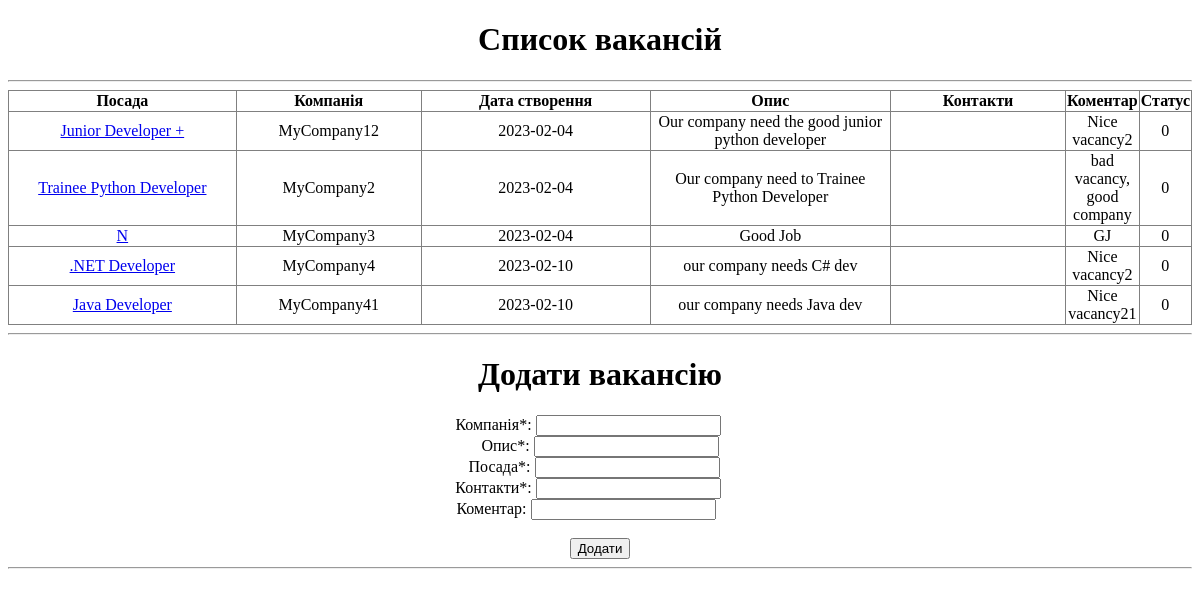
The app's page /vacancy/, older data.
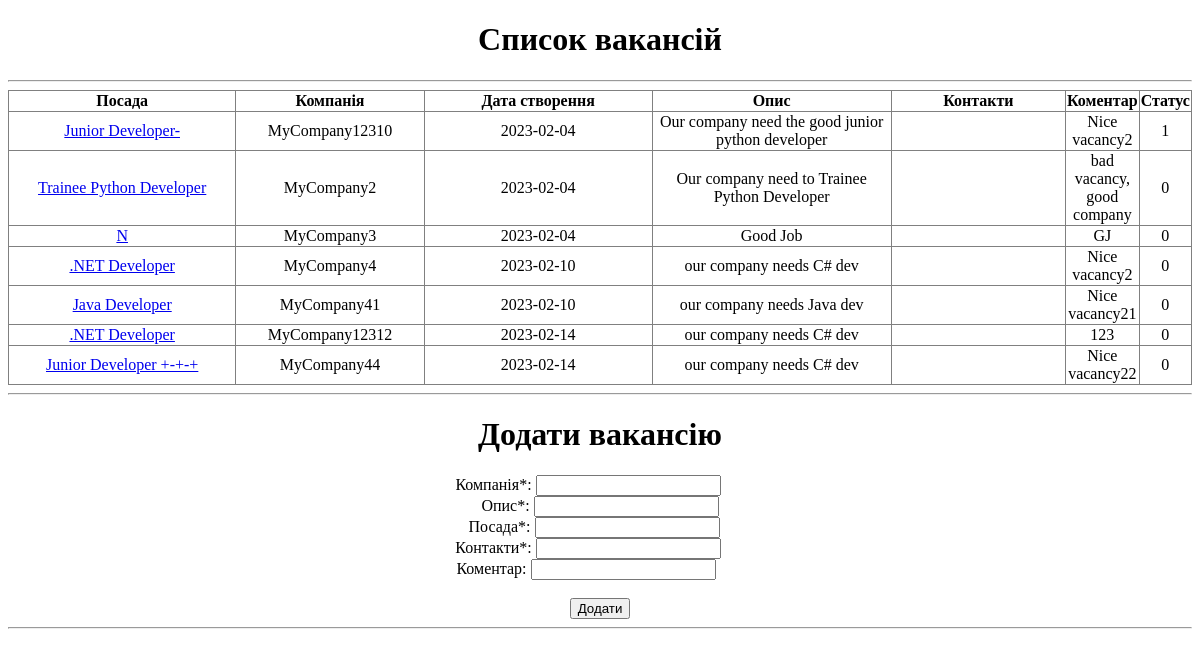
The same page, newer data.
### models.py (models this page shows, shortened)
class Vacancy(Base):
    __tablename__ = 'vacancy'
    id = Column(Integer, primary_key=True, autoincrement=True)
    creation_date = Column(String(20), nullable=False, server_default=func.now())
    status = Column(Integer, nullable=False, default=0)
    position_name = Column(String(120), nullable=False)
    company = Column(String(120), nullable=False)
    description = Column(String(1000), nullable=False)
    contacts_ids = Column(String(120), nullable=False)
    comment = Column(String(120))
    user_id = Column(Integer, ForeignKey('user.id'))

### main.py (the view)
@app.get('/vacancy/')
def get_user_vacancies():
    vacancies = alchemy_db.db_session.query(Vacancy).where(Vacancy.user_id==user_id).all()
    return render_template('vacancy_add.html', vacancies=vacancies)

### templates/vacancy_add.html (shortened to what this page needs)
<!DOCTYPE html>
<html lang="en">
<head>
</head>
<body>
<h1 style="text-align: center;">Список вакансій</h1>
<hr />
<div>
<table style="border-collapse: collapse; width: 100%; height: 36px;" border="1">
<tbody>
<tr style="height: 18px;">
    <td style="width: 10.6061%; height: 18px; text-align: center;"><strong>Посада</strong></td>
    <td style="width: 16.9508%; height: 18px; text-align: center;"><strong>Компанія</strong></td>
<td style="width: 21.7803%; height: 18px; text-align: center;"><strong>Дата створення</strong></td>
<td style="width: 23.0587%; height: 18px; text-align: center;"><strong>Опис</strong></td>
<td style="width: 14.1099%; height: 18px; text-align: center;"><strong>Контакти</strong></td>
<td style="width: 14.1099%; height: 18px; text-align: center;"><strong>Коментар</strong></td>
<td style="width: 8.33335%; height: 18px; text-align: center;"><strong>Статус</strong></td>
</tr>
{% for vacancy in vacancies %}
<tr style="height: 18px;">
<td style="width: 21.7803%; height: 18px; text-align: center;"><a href="{{vacancy['user_id']}}/">{{vacancy['position_name']}}</a></td>
<td style="width: 16.9508%; height: 18px; text-align: center;">{{vacancy['company']}}</td>
<td style="width: 14.1099%; height: 18px; text-align: center;">{{vacancy['creation_date']}}</td>
<td style="width: 23.0587%; height: 18px; text-align: center;">{{vacancy['description']}}</td>
<td style="width: 23.0587%; height: 18px; text-align: center;">{{vacancy['contact_ids']}}</td>
<td style="width: 10.6061%; height: 18px; text-align: center;">{{vacancy['comment']}}</td>
<td style="width: 8.33335%; height: 18px; text-align: center;">{{vacancy['status']}}</td>
</tr>
{% endfor %}
</tbody>
</table>
</div>
<hr />
<form action="" method="POST">
<div>
<h1 style="text-align: center;">Додати вакансію</h1>
</div>
<div style="text-align: center;"><label for="company">&nbsp; Компанія*:</label> <input id="company" name="company" type="text"/>&nbsp; &nbsp; &nbsp; &nbsp;&nbsp;</div>
<div style="text-align: center;"><label for="description">Опис*: </label> <input id="description" name="description" type="text"/></div>
<div style="text-align: center;"><label for="position">&nbsp; &nbsp; &nbsp;Посада*: </label> <input id="position" name="position_name" type="text"/>&nbsp; &nbsp; &nbsp; &nbsp;&nbsp;</div>
<div style="text-align: center;"><label for="contact_ids">&nbsp;Контакти*: </label> <input id="contact_ids" name="contacts_ids" type="text" />&nbsp; &nbsp; &nbsp; &nbsp;</div>
<div style="text-align: center;"><label for="comment">&nbsp; Коментар: </label> <input id="comment" name="comment" type="text"/>&nbsp; &nbsp; &nbsp; &nbsp; &nbsp;</div>&nbsp; &nbsp; &nbsp; &nbsp; &nbsp; &nbsp; &nbsp; &nbsp; &nbsp;</div>
<div style="text-align: center;"><button>Додати</button></div>
</form>
<hr />
</body>
</html>

Row changes from the older to the newer data that the page shows:
changed Vacancy "Our company need the good junior python developer": position_name "Junior Developer +" → "Junior Developer-"; company "MyCompany12" → "MyCompany12310"; status "0" → "1"
added Vacancy: position_name ".NET Developer", company "MyCompany12312", creation_date "2023-02-14", description "our company needs C# dev", comment "123", status "0"
added Vacancy: position_name "Junior Developer +-+-+", company "MyCompany44", creation_date "2023-02-14", description "our company needs C# dev", comment "Nice vacancy22", status "0"
